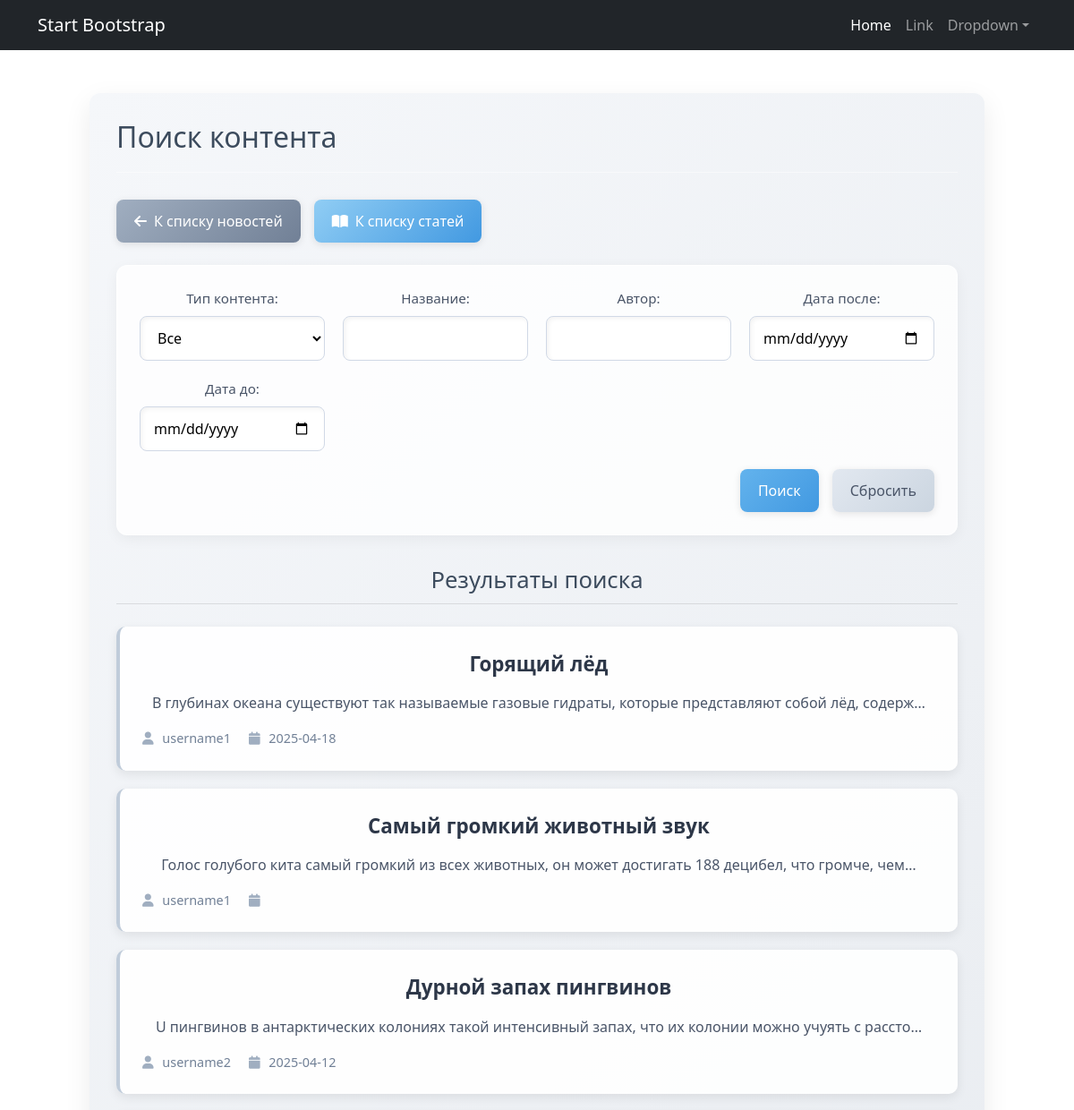
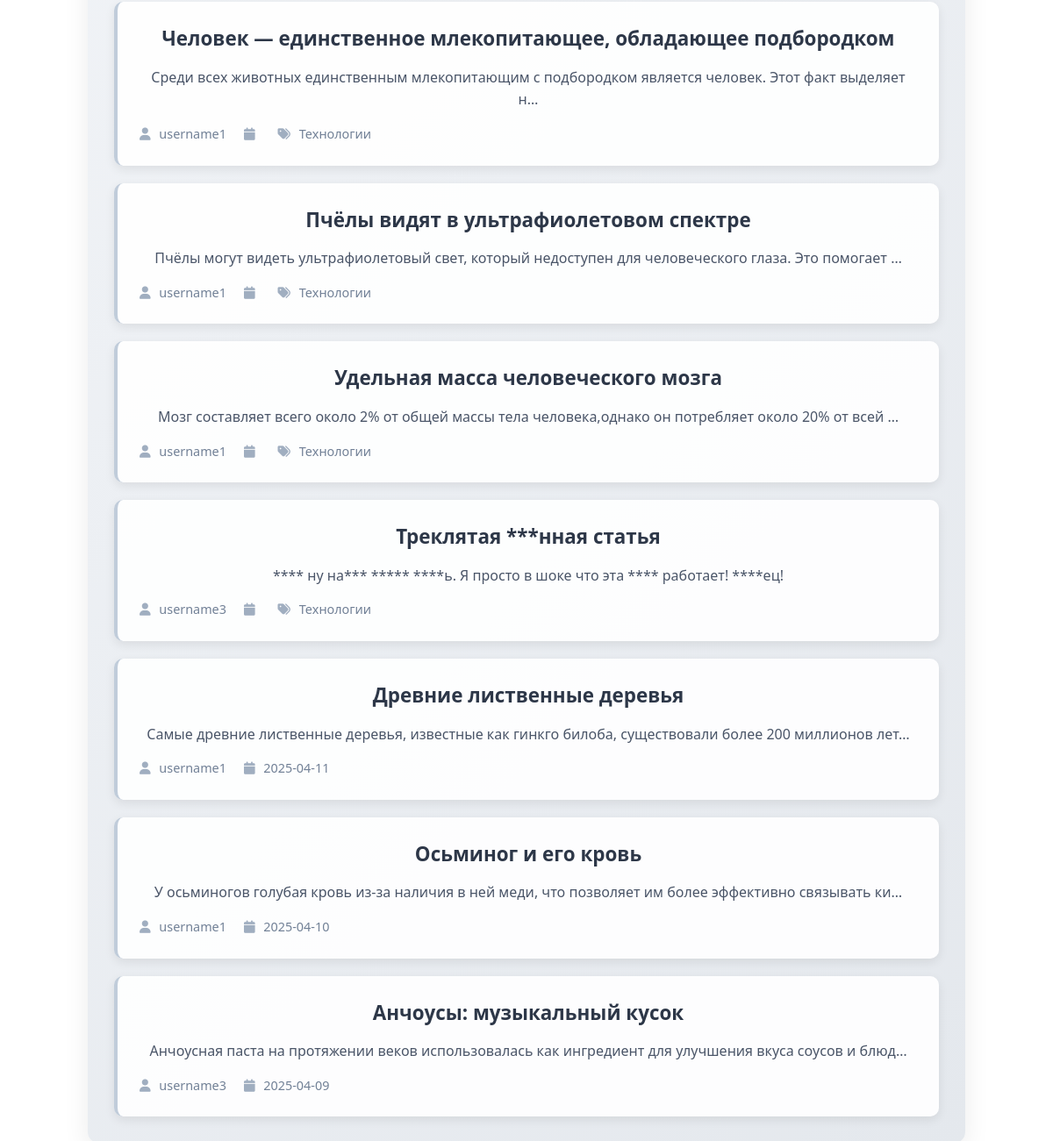
Page /news/search/ on the earlier database version (2 pictures, top to bottom).
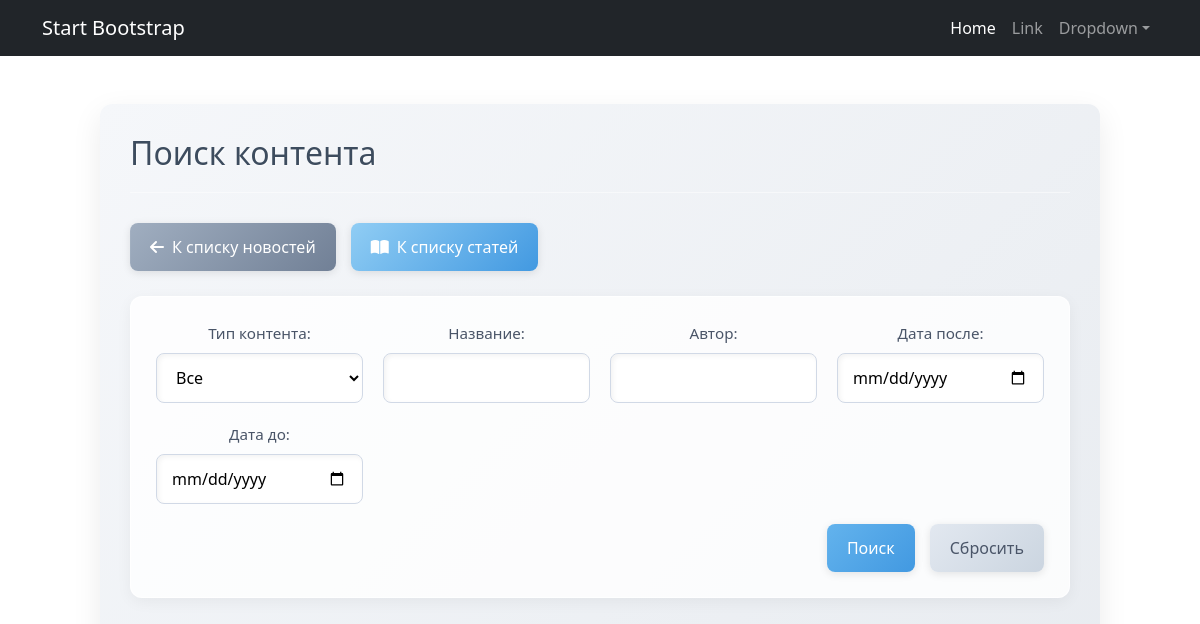
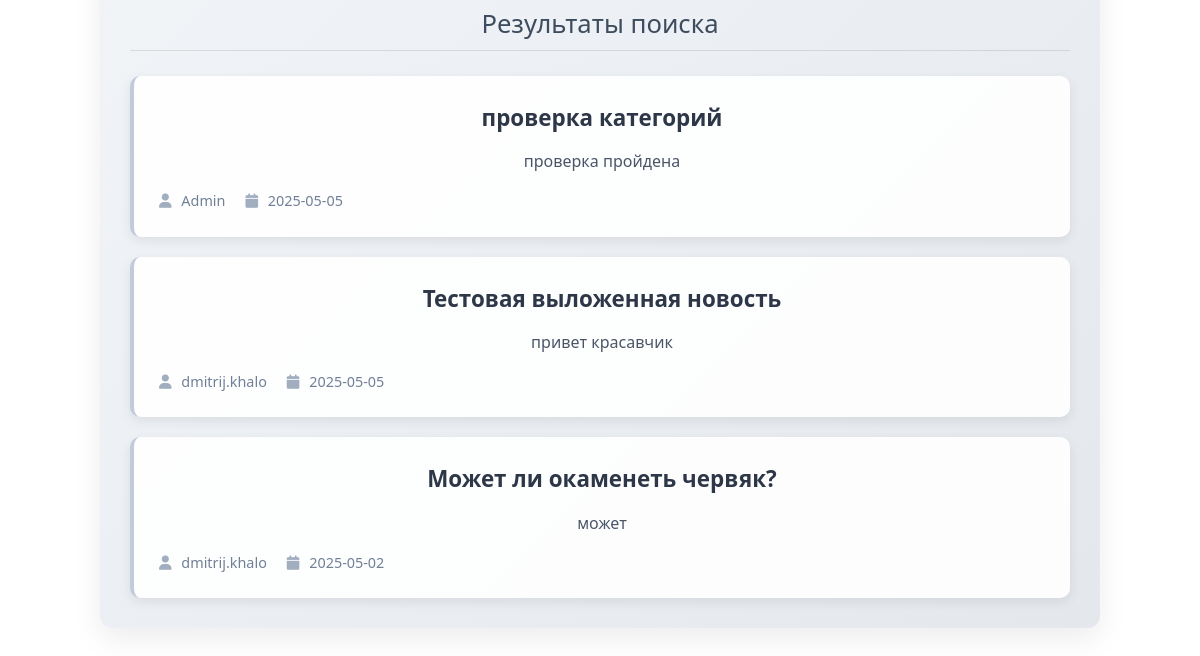
Same page on the later database version (2 pictures, top to bottom).
### info/models.py (models this page shows, shortened)
class Article(models.Model):
    title = models.CharField(max_length=200)
    content = models.TextField()
    pub_date = models.DateTimeField('date published')
    author = models.ForeignKey(User, on_delete=models.CASCADE, related_name='articles')
    categories = models.ManyToManyField(Category, related_name='articles', verbose_name="Категории")
    class Meta:
        permissions = [
            ('can_create_article', 'Может создавать статью'),
            ('can_edit_article', 'Может редактировать статью'),
            ('can_delete_article', 'Может удалять статью'),
        ]
    @property
    def is_article(self):
        return True

class Post(models.Model):
    ARTICLE = 'AR'
    NEWS = 'NW'
    TYPE_CHOICES = [
        (ARTICLE, 'Статья'),
        (NEWS, 'Новость'),
    ]
    author = models.ForeignKey(User, on_delete=models.CASCADE, related_name='posts')
    type = models.CharField(max_length=2, choices=TYPE_CHOICES, default=NEWS)
    created_at = models.DateTimeField(auto_now_add=True)
    categories = models.ManyToManyField('Category', through='PostCategory')
    title = models.CharField(max_length=255)
    content = models.TextField()
    rating = models.IntegerField(default=0)
    @property
    def is_article(self):
        return self.type == self.ARTICLE

class Category(models.Model):
    name = models.CharField(max_length=255, unique=True)
    subscribers = models.ManyToManyField(User, related_name='subscribed_categories', blank=True)

### info/views.py (the view, shortened to what this page needs)
# urls.py: path('news/search/', news_search, name='news_search'),
def news_search(request):
    form = NewsSearchForm(request.GET or None)
    content_type = request.GET.get('content_type', 'all')
    posts = Post.objects.all()
    articles = Article.objects.all()
    if content_type == 'news':
        results = posts
    elif content_type == 'articles':
        results = articles
    else:
        results = list(posts) + list(articles)
    if isinstance(results, list):
        results.sort(key=lambda x: x.created_at if hasattr(x, 'created_at') else x.pub_date, reverse=True)
    else:
        results = results.order_by('-created_at') if content_type == 'news' else results.order_by('-pub_date')
    paginator = Paginator(results, 10)
    page_number = request.GET.get('page')
    page_obj = paginator.get_page(page_number)
    return render(request, 'news_search.html', {
        'form': form,
        'results': page_obj,
        'content_type': content_type,
        'request': request
    })

### info/forms.py
class NewsSearchForm(forms.Form):
    title = forms.CharField(required=False, label='Название')
    author = forms.CharField(required=False, label='Автор')
    date_after = forms.DateField(required=False, label='Дата после', widget=forms.DateInput(attrs={'type': 'date'}))
    date_before = forms.DateField(required=False, label='Дата до', widget=forms.DateInput(attrs={'type': 'date'}))

### info/templatetags/my_filters.py (called while the page is built)
@register.filter(name='censor')
def censor(value):
    for pattern in BAD_PATTERNS:
        regex_pattern = re.compile(pattern, re.IGNORECASE)  # Игнорирование регистра
        value = regex_pattern.sub(lambda x: '*' * len(x.group()), value)
    return value

### templates/news_search.html (shortened to what this page needs)
{% extends 'default.html' %}
{% load my_filters %}
{% block content %}
<div class="search-container">
    <div class="search-header">
        <h1>Поиск контента</h1>
    </div>
    <div class="navigation-buttons">
        <a href="{% url 'news' %}" class="btn btn-back">
            <i class="fas fa-arrow-left"></i> К списку новостей
        </a>
        <a href="{% url 'articles' %}" class="btn btn-articles">
            <i class="fas fa-book-open"></i> К списку статей
        </a>
    </div>
    <form method="get" class="search-form">
        <div class="form-group">
            <label for="id_content_type">Тип контента:</label>
            <select id="id_content_type" name="content_type">
                <option value="all" {% if request.GET.content_type == 'all' %}selected{% endif %}>Все</option>
            </select>
        </div>
        <div class="form-group">
            <label for="id_title">Название:</label>
            <input type="text" id="id_title" name="title" value="{{ request.GET.title }}">
        </div>
        <div class="form-group">
            <label for="id_author">Автор:</label>
            <input type="text" id="id_author" name="author" value="{{ request.GET.author }}">
        </div>
        <div class="form-group">
            <label for="id_date_after">Дата после:</label>
            <input type="date" id="id_date_after" name="date_after" value="{{ request.GET.date_after }}">
        </div>
        <div class="form-group">
            <label for="id_date_before">Дата до:</label>
            <input type="date" id="id_date_before" name="date_before" value="{{ request.GET.date_before }}">
        </div>
        <div class="form-actions">
            <button type="submit" class="btn btn-primary">Поиск</button>
            <a href="{% url 'news_search' %}" class="btn btn-secondary">Сбросить</a>
        </div>
    </form>
    <h2 class="results-title">Результаты поиска</h2>
    <div class="results-list">
        {% for item in results %}
            <div class="result-card">
                <div class="result-title">
                    <a href="{% if item.is_article %}{% url 'article_detail' item.id %}{% else %}{% url 'news_detail' item.id %}{% endif %}">
                        {{ item.title|censor }}
                    </a>
                </div>
                <div class="result-preview">
                    {{ item.content|censor|truncatechars:100 }}
                </div>
                <div class="result-meta">
                    <span><i class="fa fa-user"></i>
                        {% if item.author.get_full_name %}
                            {{ item.author.get_full_name }}
                        {% else %}
                            {{ item.author.username }}
                        {% endif %}
                    </span>
                    <span><i class="fa fa-calendar"></i>
                        {% if item.is_article %}
                            {{ item.pub_date|date:"Y-m-d" }}
                        {% else %}
                            {{ item.created_at|date:"Y-m-d" }}
                        {% endif %}
                    </span>
                    {% if item.is_article and item.categories.all %}
                    <span><i class="fa fa-tags"></i>
                        {% for category in item.categories.all %}
                            {{ category.name }}{% if not forloop.last %}, {% endif %}
                        {% endfor %}
                    </span>
                    {% endif %}
                </div>
            </div>
        {% empty %}
            <div class="no-results">Ничего не найдено.</div>
        {% endfor %}
    </div>
</div>
<link rel="stylesheet" href="https://cdnjs.cloudflare.com/ajax/libs/font-awesome/6.0.0/css/all.min.css">
{% endblock %}

Differences in the rows shown:
removed Article: title|censor "Горящий лёд", content|censor "В глубинах океана существуют так называемые газовые гидраты, которые представляют собой лёд, содерж…", author.username "username1", pub_date "2025-04-18"
removed Post: title|censor "Самый громкий животный звук", content|censor "Голос голубого кита самый громкий из всех животных, он может достигать 188 децибел, что громче, чем…", author.username "username1"
removed Article: title|censor "Дурной запах пингвинов", content|censor "U пингвинов в антарктических колониях такой интенсивный запах, что их колонии можно учуять с рассто…", author.username "username2", pub_date "2025-04-12"
removed Post: title|censor "Человек — единственное млекопитающее, обладающее подбородком", content|censor "Среди всех животных единственным млекопитающим с подбородком является человек. Этот факт выделяет н…", author.username "username1"
no longer on this page (row edited): Category: name "Технологии"
removed Post: title|censor "Пчёлы видят в ультрафиолетовом спектре", content|censor "Пчёлы могут видеть ультрафиолетовый свет, который недоступен для человеческого глаза. Это помогает …", author.username "username1"
removed Post: title|censor "Удельная масса человеческого мозга", content|censor "Мозг составляет всего около 2% от общей массы тела человека,однако он потребляет около 20% от всей …", author.username "username1"
removed Post: title|censor "Треклятая ***нная статья", content|censor "**** ну на*** ***** ****ь. Я просто в шоке что эта **** работает! ****ец!", author.username "username3"
removed Article: title|censor "Древние лиственные деревья", content|censor "Самые древние лиственные деревья, известные как гинкго билоба, существовали более 200 миллионов лет…", author.username "username1", pub_date "2025-04-11"
removed Article: title|censor "Осьминог и его кровь", content|censor "У осьминогов голубая кровь из-за наличия в ней меди, что позволяет им более эффективно связывать ки…", author.username "username1", pub_date "2025-04-10"
removed Article: title|censor "Анчоусы: музыкальный кусок", content|censor "Анчоусная паста на протяжении веков использовалась как ингредиент для улучшения вкуса соусов и блюд…", author.username "username3", pub_date "2025-04-09"
added Post: title|censor "проверка категорий", content|censor "проверка пройдена", author.username "Admin", created_at "2025-05-05"
added Post: title|censor "Тестовая выложенная новость", content|censor "привет красавчик", author.username "dmitrij.khalo", created_at "2025-05-05"
now on this page (row edited): Post: title|censor "Может ли окаменеть червяк?", content|censor "может", author.username "dmitrij.khalo", created_at "2025-05-02"
